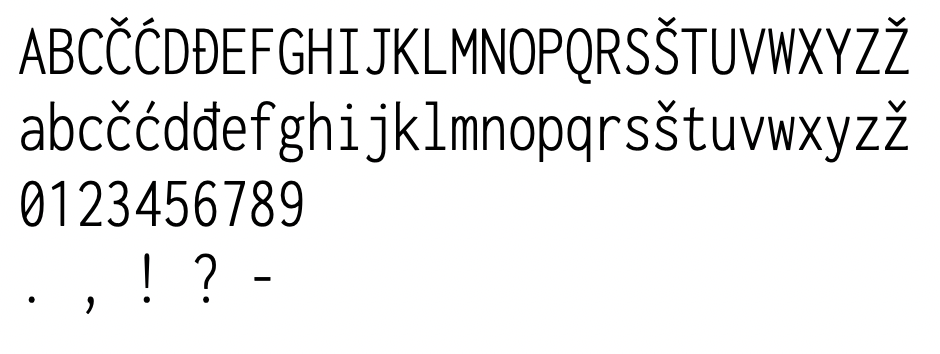
#> input picture data/inconsolata_condensed_light_train.png, 940 x 354 px
$ python -i processing.py   (imports and definitions only)
#> lines starting #> are read from the running program, lines starting #| are printed output that depends on the picture; after the words box and inside, x2 and y2 are one past the last pixel; in counts of white or black regions, pixels touching at a corner belong together
#> further down, picture is the input picture: shape (354, 940, 3); mean B, G, R 235.5, 235.5, 235.5
import cv2
import numpy as np

from ocr.segmentation import find_contours


# [62 lines left out: function autocrop, not called in this run]


def display_rect(image, rect, color=(0, 0, 255), thickness=1):
    x, y, w, h = rect
    cv2.rectangle(image, (x, y), (x + w, y + h), color, thickness)


def remove_noise(img, threshold=0.1, pad=0, blur_size=1):
    """
    Function for removing objects on the border, for example, because the image was not cropped correctly.

    :param img: input image
    :param threshold: it is assumed that the objects want to delete can be found in threshold % of the image in
                            each dimension
    :param pad: number of pixels by which the image was padded in each direction

    """
#> called with threshold = 0.1, pad = 0, blur_size = 1
    original = img.copy()
    if len(img.shape) > 2:
        img = cv2.cvtColor(img, cv2.COLOR_BGR2GRAY)

    img = cv2.blur(img, (blur_size, blur_size), 0)
    img = cv2.adaptiveThreshold(img, 255, cv2.ADAPTIVE_THRESH_GAUSSIAN_C,
                                cv2.THRESH_BINARY_INV, 11, 2)
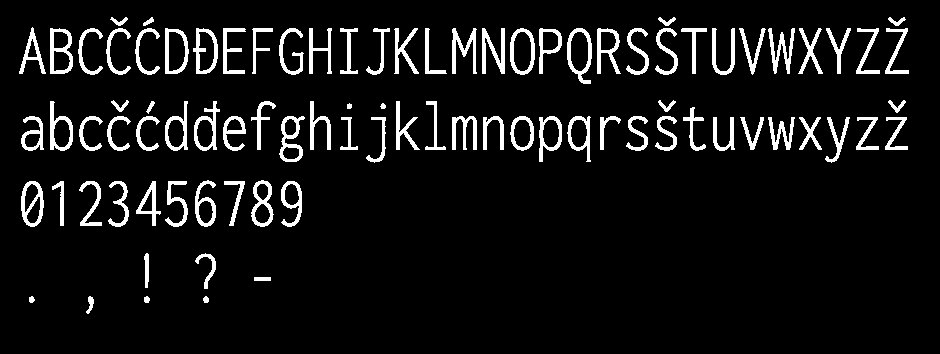
#> img: shape (354, 940); 7.7% white; 89 white regions

    contours, _ = cv2.findContours(img, cv2.RETR_EXTERNAL, cv2.CHAIN_APPROX_SIMPLE)
#> contours = 89 contours, 2 with area under 20; largest, box (x1, y1, x2, y2) and area: (567, 28, 592, 84) 963, (510, 28, 535, 75) 928, (165, 28, 189, 74) 897, (50, 28, 73, 74) 882, (193, 28, 218, 74) 839

    for cnt in contours:
        x, y, w, h = cv2.boundingRect(cnt)
        if (y <= pad + 1 and y + h <= threshold * (img.shape[0] + 2 * pad)) \
                or y >= (1.0 - threshold) * (2 * pad + img.shape[0]):
            # or (x <= pad + 1 and x + w <= threshold * (2*pad + img.shape[1]))\
            # or x >= (1.0 - threshold)*(2*pad + img.shape[1]):

            original[y:y + h, x:x + w] = 255
#> this loop made 89 passes
#> (x, y, w, h) on passes 1, 2, 3, 4, 6, 7, 8, 9, 10, 11, 12, 13: (203, 296, 6, 7), (144, 296, 6, 7), (86, 296, 8, 18), (29, 296, 6, 7), (195, 253, 21, 36), (144, 253, 5, 35), (281, 181, 21, 46), (224, 181, 21, 45), (165, 181, 23, 46), (136, 181, 25, 45), (108, 181, 21, 46), (79, 181, 23, 45)
#> (cnt, x, y, w, h) on pass 5: ([[254, 277], [254, 280], [270, 280], [270, 277]], 254, 277, 17, 4)

    return original


# [23 lines left out: function add_padding_to_characters, not called in this run]

>>> import cv2
>>> picture = cv2.imread('../data/inconsolata_condensed_light_train.png')
>>> result = remove_noise(picture)

$ run again, on data/inconsolata_condensed_regular_train.png
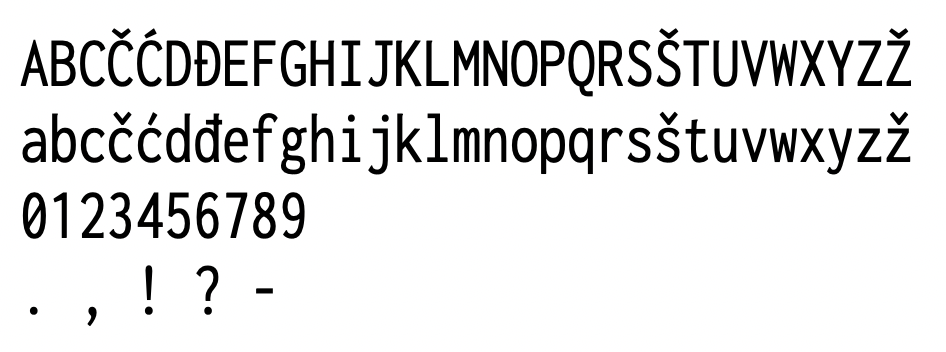
#> input picture data/inconsolata_condensed_regular_train.png, 946 x 352 px
#> picture is the input picture: shape (352, 946, 3); mean B, G, R 229.3, 229.3, 229.3
#> in remove_noise, `img = cv2.adaptiveThreshold(img, 255, cv2.ADAPTIVE_THRESH_GAUSSIAN_C, ..`:
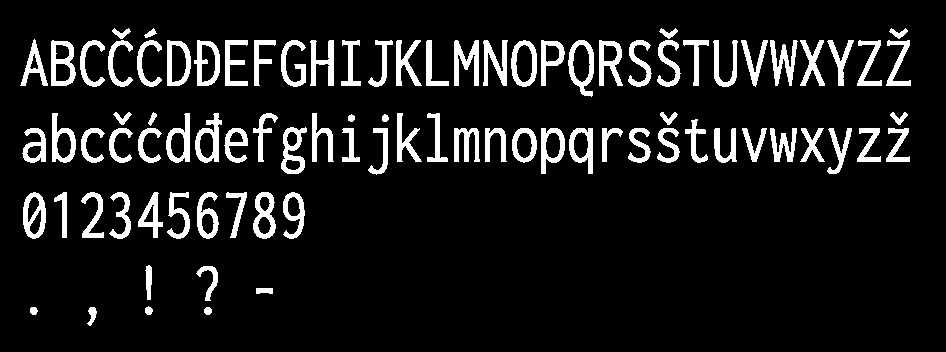
#> img: shape (352, 946); 10.1% white; 89 white regions
#> contours = 89 contours; largest, box (x1, y1, x2, y2) and area: (568, 40, 594, 97) 1004, (511, 40, 537, 87) 954, (51, 40, 76, 86) 938, (167, 40, 191, 86) 909, (194, 40, 220, 86) 890
#> the loop in remove_noise, `for cnt in contours:` made 89 passes
#> (x, y, w, h) on passes 1 to 8: (204, 307, 8, 8), (87, 307, 10, 19), (30, 307, 8, 8), (145, 306, 8, 9), (256, 288, 17, 6), (196, 266, 22, 35), (145, 265, 7, 35), (283, 192, 22, 47)

$ run again, on data/inconsolata_condensed_semibold.png
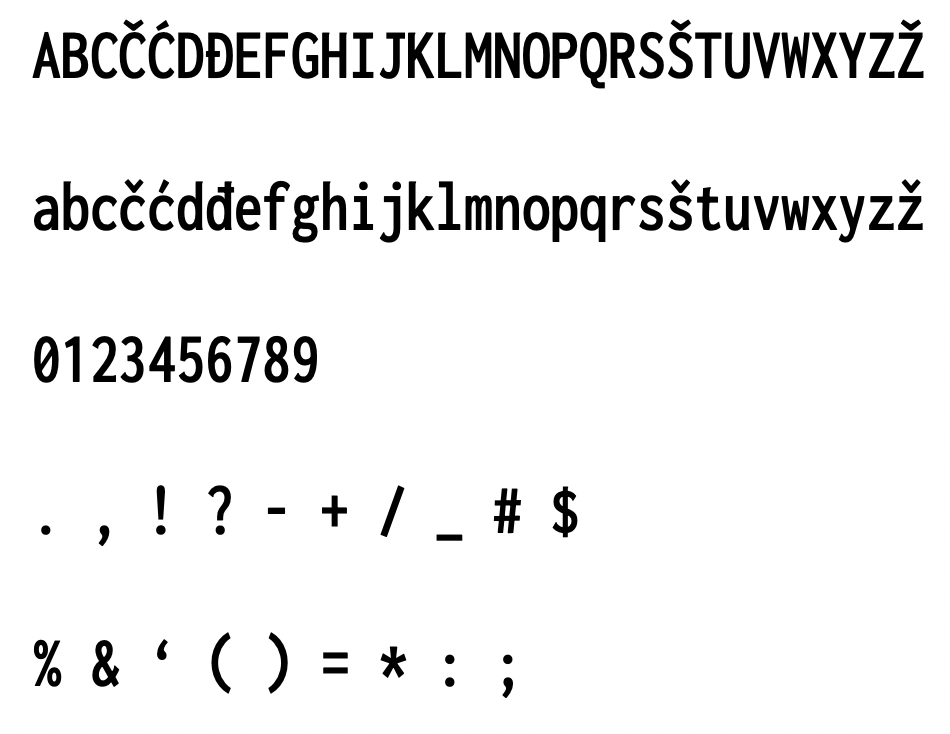
#> input picture data/inconsolata_condensed_semibold.png, 950 x 734 px
#> picture is the input picture: shape (734, 950, 3); mean B, G, R 237.6, 237.6, 237.6
#> in remove_noise, `img = cv2.adaptiveThreshold(img, 255, cv2.ADAPTIVE_THRESH_GAUSSIAN_C, ..`:
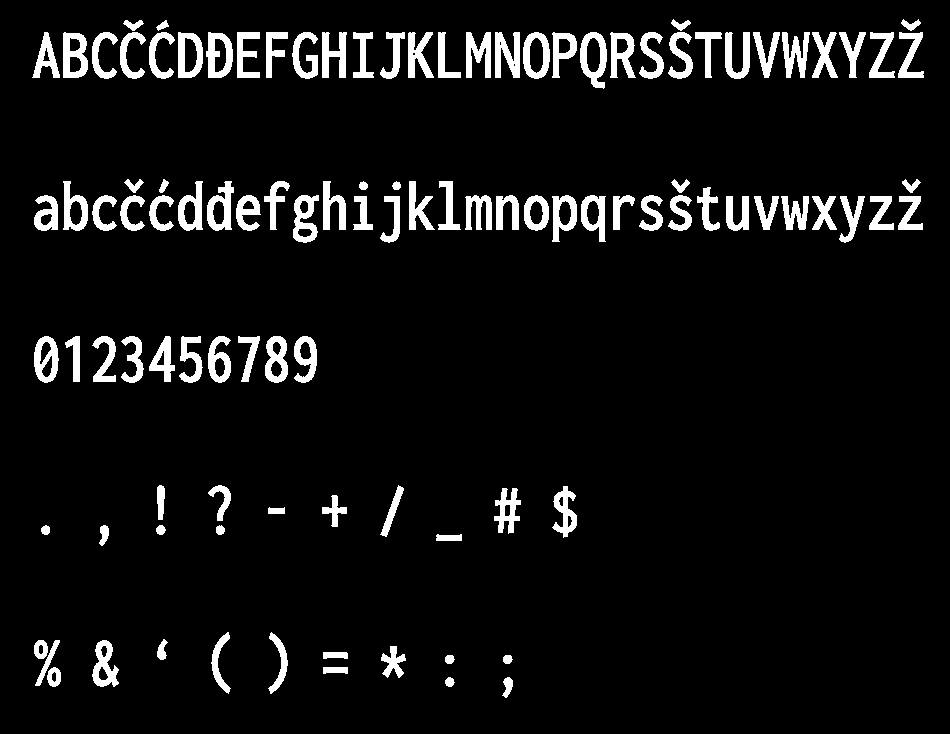
#> img: shape (734, 950); 6.8% white; 108 white regions
#> contours = 108 contours; largest, box (x1, y1, x2, y2) and area: (580, 32, 607, 89) 1069, (523, 32, 550, 79) 995, (178, 32, 203, 78) 966, (206, 32, 233, 78) 964, (63, 32, 88, 78) 960
#> the loop in remove_noise, `for cnt in contours:` made 108 passes
#> (x, y, w, h) on passes 1 to 8: (502, 677, 11, 21), (445, 677, 10, 10), (323, 667, 25, 7), (47, 667, 14, 20), (503, 655, 10, 9), (445, 655, 10, 9), (323, 652, 25, 7), (381, 646, 25, 32)
#> after the loop in remove_noise, `for cnt in contours:`:
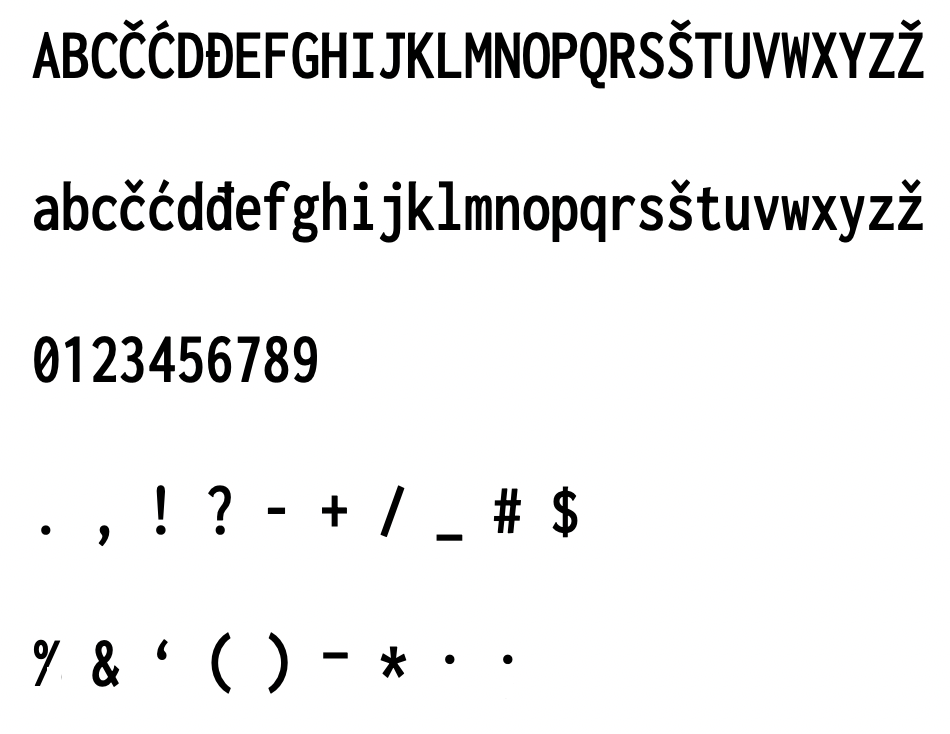
#> original: shape (734, 950, 3); 0.1% of pixels changed, all inside (x1, y1, x2, y2) = (47, 667, 513, 698)
